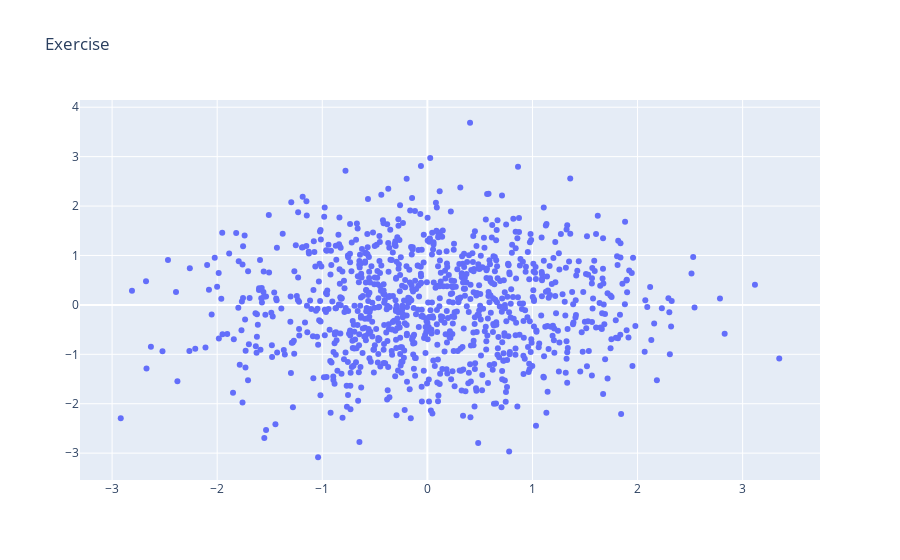

Notebook code cell kept with this figure:
### Markdown cell above
# EXCERSIZE

### Code cell
#######
# Objective: Create a scatterplot of 1000 random data points.
# x-axis values should come from a normal distribution using
# np.random.randn(1000)
# y-axis values should come from a uniform distribution over [0,1) using
# np.random.rand(1000)
######

# Perform imports here:

import pandas as pd 
import numpy as np
import plotly.offline as pyo 
import plotly.graph_objs as go


# Define a data variable


x_axis= np.random.randn(1000)
y_axis= np.random.randn(1000)

trace=go.Scatter(x=x_axis,y=y_axis,mode='markers',name='markers')
data=[trace]
layout=go.Layout(title="Exercise")
fig=go.Figure(data=data,layout=layout)
pyo.iplot(fig)





# Define the layout





# Create a fig from data and layout, and plot the fig

### Figure 1 — Plotly figure (JSON) as saved in the notebook; plotly's stock layout.template omitted (floating-point values rounded to 4 significant figures; data arrays with more than 128 entries replaced by an {"elided": "..."} marker saying what was removed)
{"data": [{"mode": "markers", "name": "markers", "type": "scatter", "x": {"elided": "1000 float values"}, "y": {"elided": "1000 float values"}}], "layout": {"title": {"text": "Exercise"}}}
